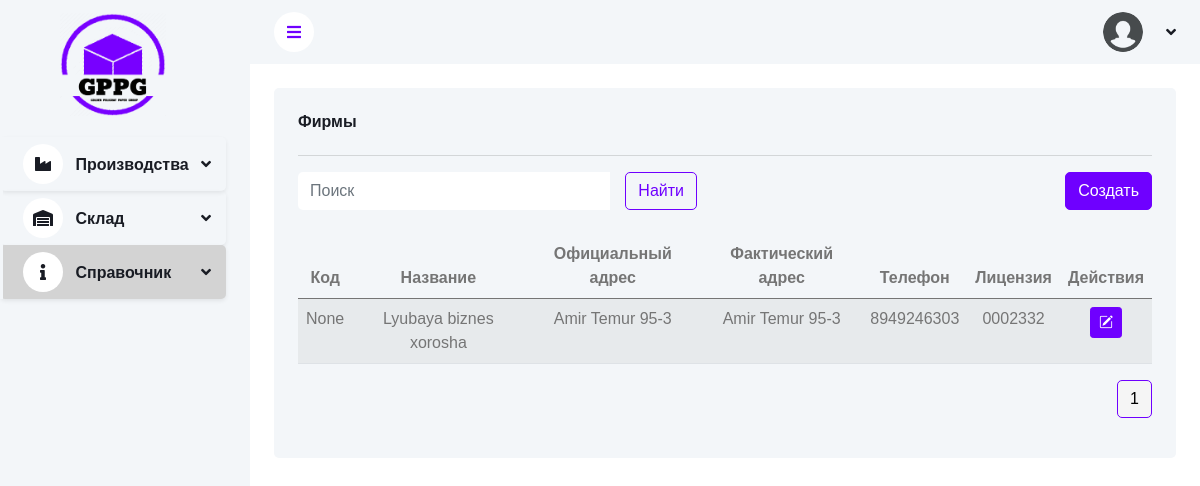
The page /info/firms/ on the database its author committed.
### apps/info/models.py (models this page shows, shortened)
class Firm(BaseModel):
	SUPPLIER = 'supplier'
	CUSTOMER = 'customer'
	BOTH = 'both'
	FIRM_TYPES = [
		(SUPPLIER, 'Поставщик'),
		(CUSTOMER, 'Заказчик'),
		(BOTH, 'Поставщик и Заказчик'),
	]
	code = models.CharField(max_length=10, unique=True, null=True, blank=True, verbose_name="Код")
	name = models.CharField(max_length=150, verbose_name="Название")
	type_firm = models.CharField(max_length=20, choices=FIRM_TYPES, verbose_name="Тип фирмы")
	is_active = models.BooleanField(default=True, null=True, blank=True, verbose_name="Активна")
	legal_address = models.CharField(max_length=150, null=True, blank=True, verbose_name="Юридический адрес")
	actual_address = models.CharField(max_length=150, null=True, blank=True, verbose_name="Фактический адрес")
	phone_number = models.CharField(max_length=13, null=True, blank=True, verbose_name="Номер телефона")
	license_number = models.CharField(max_length=100, null=True, blank=True, verbose_name="Номер лицензии")
	mfo = models.CharField(max_length=5, null=True, blank=True, verbose_name="МФО")
	class Meta:
		verbose_name = "Фирма"
		verbose_name_plural = "Фирмы"

### apps/info/views.py (the view)
# urls.py: path('firms/', FirmListCreate.as_view(), name='firm-list'),
class FirmListCreate(BaseListCreateView):
	model = Firm
	form_class = FirmForm
	template_name = "info/firm_list.html"
	redirect_url = "info:firm-list"

### apps/shared/views.py (called while the page is built)
	@staticmethod
	def apply_pagination_and_search(queryset, request):
		search_query = request.GET.get('search')
		if search_query:
			search_query = search_query.strip()
			queryset = queryset.filter(Q(name__icontains=search_query))
		page_size = request.GET.get("page_size", 12)
		paginator = Paginator(queryset, page_size)
		page_num = request.GET.get("page", 1)
		page_obj = paginator.get_page(page_num)
		return page_obj

	def get_cache_key(self):
		return f'{self.model.__name__.lower()}_list_data'

	def get_queryset(self):
		cache_key = self.get_cache_key()
		cached_data = cache.get(cache_key)
		if cached_data is None:
			queryset = self.model.objects.all().order_by('-created_time')
			cached_data = list(queryset)  # Преобразуем queryset в список
			cache.set(cache_key, cached_data, timeout=self.cache_timeout)
			print(f"Data fetched from database and cached with key: {cache_key}")
		else:
			print(f"Data fetched from cache with key: {cache_key}")
		return cached_data

	def get_form(self):
		return self.form_class

	def get_template_name(self):
		return self.template_name

	def get(self, request):
		items = self.get_queryset()
		page_obj = self.apply_pagination_and_search(items, request)
		context = {
			'items': page_obj,
			'form': self.get_form(),
		}
		return render(request, self.get_template_name(), context)

### templates/info/firm_list.html (shortened to what this page needs)
{% extends 'base.html' %}
{% load static %}
{% block content %}
    <div class="container-fluid pt-4 px-4">
        <div class="row g-4">
            <div class="col-sm-12">
                <div class="bg-light rounded h-100 p-4">
                    <h6 class="mb-4">Фирмы</h6>
                    <hr>
                    <div class="row mb-2">
                        <div class="col-md-6">
                            {% include 'base/search_form.html' %}
                        </div>
                        <div class="col-md-6 text-end">
                            <button type="button" class="btn btn-primary" id="openCreateModalBtn"
                                    data-bs-toggle="modal" data-bs-target="#myModalCreate"
                                    data-action-url="{% url 'info:firm-list' %}">Создать
                            </button>
                        </div>
                    </div>
                    <div class="table-responsive">
                        <table class="table table-striped">
                            <thead>
                            <tr class="text-center">
                                <th scope="col">Код</th>
                                <th scope="col">Название</th>
                                <th scope="col">Официальный адрес</th>
                                <th scope="col">Фактический адрес</th>
                                <th scope="col">Телефон</th>
                                <th scope="col">Лицензия</th>
                                <th scope="col">Действия</th>
                            </tr>
                            </thead>
                            <tbody>
                            {% for firm in items %}
                                <tr class="text-center">
                                    <td>{{ firm.code }}</td>
                                    <td>{{ firm.name }}</td>
                                    <td>{{ firm.legal_address }}</td>
                                    <td>{{ firm.actual_address }}</td>
                                    <td>{{ firm.phone_number }}</td>
                                    <td>{{ firm.license_number }}</td>
                                    <td>
                                        <a href="" type="button" class="btn btn-primary btn-sm"><i
                                                class="bi bi-pencil-square"></i></a>
                                    </td>
                                </tr>
                            {% endfor %}
                            </tbody>
                        </table>
                    </div>
                    {% include 'base/pagination.html' with items=items %}
                </div>
            </div>
        </div>
    </div>
{% endblock %}

### static/css/style.css (style rules this page uses)
:root { --primary: #6f00ff; --light: #F3F6F9; --dark: #191C24; }
.btn { transition: 0.5s; }
.btn.btn-primary { color: #ffffff; }

### rows shown on the page
Firm: code "None", name "Lyubaya biznes xorosha", legal_address "Amir Temur 95-3", actual_address "Amir Temur 95-3", phone_number "8949246303", license_number "0002332"

### other values the page prints
{{ i }} "1"
